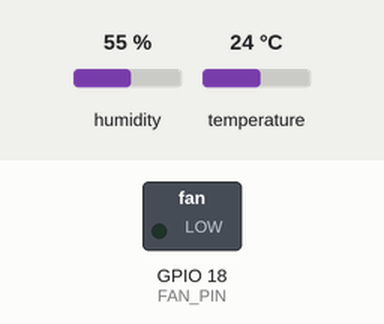
Simulated run of this sketch. Board: ESP32. Shown: switched loads named in the sketch (green lamp = pin HIGH). The inputs (shaded band) are chosen by the test bench; at power-on: humidity 55 %, temperature 24 °C. WiFi joins after 1.5 s; servers stay silent unless stated; no MQTT or app messages arrive unless stated; what the sketch prints to the serial monitor is not drawn.

Above: at 2.7 s.
2.8 s: humidity set to 69 %
11.5 s: humidity set to 72 %
At 16.3 s:
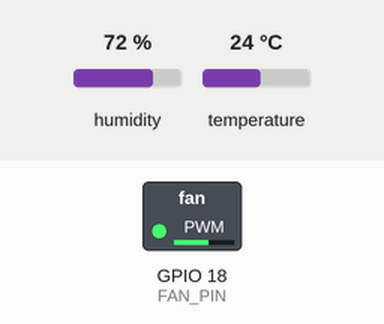
17.5 s: humidity set to 22 %
At 19.2 s:
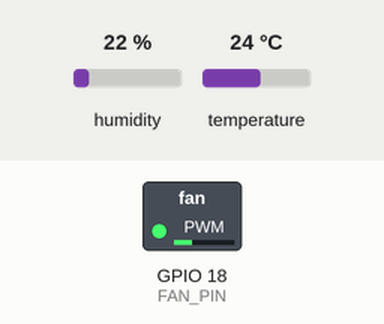
19.5 s: humidity set to 88 %
At 24.8 s:
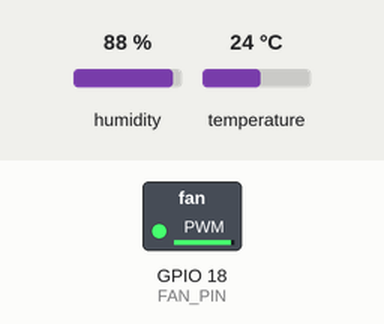
27.0 s: humidity set to 40 %
At 30.8 s:
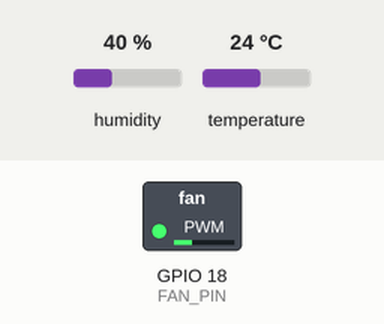
Timing chart, 0 to 43.5 s (numbered marks = the images above; inputs shaded):
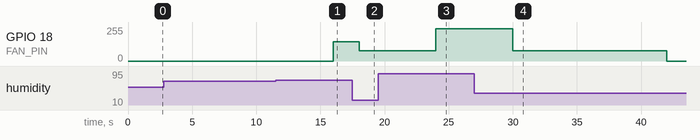

Measured:
- the behaviour switches between 70 and 71 % on humidity (found by bisection; images 0 and 1)
- after the input at 2.8 s, every drawn part: stays the same
- after the input at 11.5 s, GPIO 18 (FAN_PIN): 0/255 → 146/255 after 4.5 s
- after the input at 17.5 s, GPIO 18 (FAN_PIN): 146/255 → 76/255 after 0.51 s
- after the input at 19.5 s, GPIO 18 (FAN_PIN): 76/255 → 241/255 after 4.5 s
- after the input at 27.0 s, GPIO 18 (FAN_PIN): 241/255 → 76/255 after 3.0 s, → 0/255 12.0 s later

The sketch:

bathfan.ino
```cpp
#include <WiFi.h>
#include <WiFiClientSecure.h>
#include <PubSubClient.h>
#include <ArduinoJson.h>
#include <DHT.h>
#include "secrets.h"

#define DHT_PIN 4
#define DHT_TYPE DHT22
#define FAN_PIN 18
#define PWM_FREQ 5000
#define PWM_RES 8

const char* DEVICE_ID = "fan01";

// Pengaturan logika Auto
const float HUM_ON = 70.0;
const float HUM_OFF = 60.0;
const unsigned long POSTRUN_MS = 10000;
const int MIN_SPEED = 30;

// Jadwal waktu
const unsigned long READ_INTERVAL_MS = 2000;
const unsigned long PUBLISH_INTERVAL_MS = 5000;

enum State { IDLE, RUNNING, POSTRUN };
State state = IDLE;
unsigned long postrunStart = 0;
unsigned long lastRead = 0;
unsigned long lastPublish = 0;
int currentSpeed = 0;
float lastHum = 0, lastTemp = 0;

// Mode kontrol
bool manualMode = false;
int manualSpeed = 0;
bool powerOn = true;

DHT dht(DHT_PIN, DHT_TYPE);
WiFiClientSecure net;
PubSubClient mqtt(net);
String topicTelemetry;
String topicCmdAll;
String topicCmdMode;
String topicCmdSpeed;
String topicCmdPower;

void setFanSpeed(int percent) {
  percent = constrain(percent, 0, 100);
  ledcWrite(FAN_PIN, map(percent, 0, 100, 0, 255));
}

int humidityToSpeed(float h) {
  int s = map((long)h, (long)HUM_OFF, 90, MIN_SPEED, 100);
  return constrain(s, MIN_SPEED, 100);
}

const char* stateName(State s) {
  if (s == IDLE) return "IDLE";
  if (s == RUNNING) return "RUNNING";
  return "POSTRUN";
}

void connectWifi() {
  Serial.print("Menyambung WiFi");
  WiFi.begin(WIFI_SSID, WIFI_PASS, 6);
  while (WiFi.status() != WL_CONNECTED) {
    delay(500);
    Serial.print(".");
  }
  Serial.println(" terhubung");
}

void connectMqtt() {
  while (!mqtt.connected()) {
    Serial.print("Menyambung MQTT... ");
    String clientId = String("esp32-") + DEVICE_ID;
    if (mqtt.connect(clientId.c_str(), MQTT_USER, MQTT_PASS)) {
      Serial.println("terhubung");
      mqtt.subscribe(topicCmdAll.c_str());
      Serial.printf("Berlangganan: %s\n", topicCmdAll.c_str());
    } else {
      Serial.printf("gagal, rc=%d, coba lagi 5 detik\n", mqtt.state());
      delay(5000);
    }
  }
}

void updateControl(float h) {
  int speed = 0;

    if (!powerOn) {
    currentSpeed = 0;
    setFanSpeed(0);
    return;
  }

  if (manualMode) {
    speed = manualSpeed;
  } else {
    switch (state) {
      case IDLE:
        speed = 0;
        if (h > HUM_ON) state = RUNNING;
        break;
      case RUNNING:
        speed = humidityToSpeed(h);
        if (h < HUM_OFF) {
          state = POSTRUN;
          postrunStart = millis();
        }
        break;
      case POSTRUN:
        speed = MIN_SPEED;
        if (h > HUM_ON) {
          state = RUNNING;
        } else if (millis() - postrunStart >= POSTRUN_MS) {
          state = IDLE;
          speed = 0;
        }
        break;
    }
  }

  currentSpeed = speed;
  setFanSpeed(speed);
}

void publishTelemetry() {
  JsonDocument doc;
  doc["hum"] = round(lastHum * 10) / 10.0;
  doc["temp"] = round(lastTemp * 10) / 10.0;
  doc["pwm"] = currentSpeed;
  doc["mode"] = manualMode ? "manual" : "auto";
  doc["power"] = powerOn;
  doc["state"] = !powerOn ? "OFF" : (manualMode ? "MANUAL" : stateName(state));

  char buf[200];
  serializeJson(doc, buf);
  mqtt.publish(topicTelemetry.c_str(), buf);
  Serial.printf("Terkirim: %s\n", buf);
}

void onMessage(char* topic, byte* payload, unsigned int length) {
  JsonDocument doc;
  DeserializationError err = deserializeJson(doc, payload, length);
  if (err) {
    Serial.println("Perintah ditolak: bukan JSON yang valid");
    return;
  }

  String t = String(topic);

  if (t == topicCmdMode) {
    const char* m = doc["mode"] | "";
    if (strcmp(m, "manual") == 0) {
      manualMode = true;
    } else if (strcmp(m, "auto") == 0) {
      manualMode = false;
      state = IDLE;
    } else {
      Serial.println("Perintah ditolak: mode harus auto atau manual");
      return;
    }
    Serial.printf("Mode diubah: %s\n", m);

  } else if (t == topicCmdSpeed) {
    if (!doc["pwm"].is<int>()) {
      Serial.println("Perintah ditolak: pwm harus berupa angka");
      return;
    }
    manualSpeed = constrain(doc["pwm"].as<int>(), 0, 100);
    Serial.printf("Kecepatan manual: %d %%\n", manualSpeed);

    } else if (t == topicCmdPower) {
    if (!doc["on"].is<bool>()) {
      Serial.println("Perintah ditolak: on harus true atau false");
      return;
    }
    powerOn = doc["on"].as<bool>();
    if (!powerOn) state = IDLE;
    Serial.printf("Daya: %s\n", powerOn ? "ON" : "OFF");

  } else {
    return;
  }

  updateControl(lastHum);
  publishTelemetry();
}

void setup() {
  Serial.begin(115200);
  dht.begin();
  ledcAttach(FAN_PIN, PWM_FREQ, PWM_RES);

  String base = String("bathfan/") + DEVICE_ID;
  topicTelemetry = base + "/telemetry";
  topicCmdAll = base + "/cmd/#";
  topicCmdMode = base + "/cmd/mode";
  topicCmdSpeed = base + "/cmd/speed";
  topicCmdPower = base + "/cmd/power";

  connectWifi();
  net.setInsecure();   // sementara untuk pengembangan, diperketat di Tahap 8
  mqtt.setServer(MQTT_HOST, MQTT_PORT);
  mqtt.setBufferSize(512);
  mqtt.setCallback(onMessage);
}

void loop() {
  if (WiFi.status() != WL_CONNECTED) connectWifi();
  if (!mqtt.connected()) connectMqtt();
  mqtt.loop();

  unsigned long now = millis();

  if (now - lastRead >= READ_INTERVAL_MS) {
    lastRead = now;
    float h = dht.readHumidity();
    float t = dht.readTemperature();
    if (isnan(h) || isnan(t)) {
      Serial.println("Gagal membaca sensor");
    } else {
      lastHum = h;
      lastTemp = t;
      updateControl(h);
    }
  }

  if (now - lastPublish >= PUBLISH_INTERVAL_MS) {
    lastPublish = now;
    publishTelemetry();
  }
}
```

secrets.example.h
```cpp
#define WIFI_SSID "Wokwi-GUEST"
#define WIFI_PASS ""

#define MQTT_HOST "ISI_ALAMAT_BROKER"
#define MQTT_PORT 8883
#define MQTT_USER "esp32-bathfan"
#define MQTT_PASS "ISI_PASSWORD"
```
